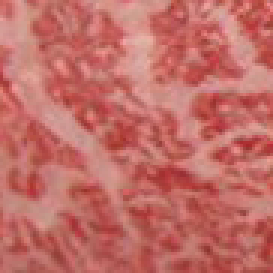
#> input picture TextureClassification/Beef/1.jpg, 91 x 91 px, found by its file name (shown 3 times larger)
$ python example5_3_GLCM_properties.py   (older library calls are emulated)
#> lines starting #> are read from the running program, lines starting #| are printed output that depends on the picture
import matplotlib.pyplot as plt
import numpy as np
import cv2
from skimage.feature import graycomatrix, graycoprops

#download images form https://drive.google.com/file/d/1JfJYr-qJvgt1Jyz-Gop-oRci-TipuQmb/view?usp=sharing

im = cv2.imread("C:\\Users\\Nitro5\\OneDrive\\Documents\\CMU document\\cv\\computer_vision\\TextureClassification\\Beef\\1.jpg")
#> im is the input picture: shape (91, 91, 3); mean B, G, R 102.7, 108.8, 193.6
im_gray = cv2.cvtColor(im,cv2.COLOR_BGR2GRAY)
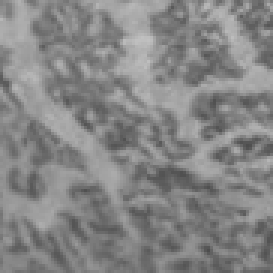
#> im_gray: shape (91, 91) (shown 3 times larger); min 77, max 192, mean 133.5
cv2.imshow("image",im)

L = 10
im_gray = (im_gray/16).astype(np.uint8) # down scale img 256 -> 16
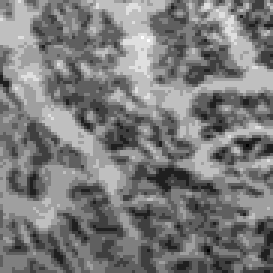
#> im_gray: shape (91, 91) (shown 3 times larger); min 4, max 12, mean 7.87; drawn with min black and max white
glcm = graycomatrix(im_gray, range(1,L+1), [0,np.pi/4,np.pi/2], 16, symmetric=True, normed=True)
print('Shape of GLCM')
print(glcm.shape)
#| (16, 16, 10, 3)

glcm_props = np.zeros(4*L*3)
glcm_props[0:(L*3)] = graycoprops(glcm, 'ASM').reshape(1,-1)[0]
glcm_props[(L*3):(L*3*2)] = graycoprops(glcm, 'contrast').reshape(1,-1)[0]
glcm_props[(L*3*2):(L*3*3)] = graycoprops(glcm, 'homogeneity').reshape(1,-1)[0]
glcm_props[(L*3*3):(L*3*4)] = graycoprops(glcm, 'correlation').reshape(1,-1)[0]

print('Shape of GLCM Stat Feature')
print(glcm_props.shape)

cv2.waitKey(0)
cv2.destroyAllWindows()

$ run again, with TextureClassification/Beef/10.jpg copied over TextureClassification/Beef/1.jpg
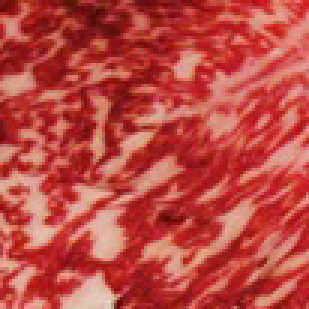
#> input picture TextureClassification/Beef/10.jpg, 103 x 103 px, found by its file name (shown 3 times larger)
#> im is the input picture: shape (103, 103, 3); mean B, G, R 66.4, 73, 189.1
#> `im_gray = cv2.cvtColor(im,cv2.COLOR_BGR2GRAY)`:
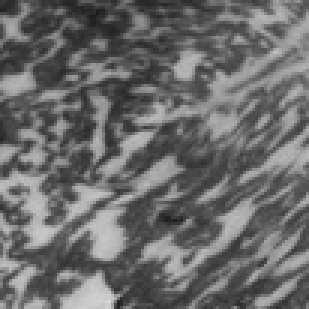
#> im_gray: shape (103, 103) (shown 3 times larger); min 27, max 218, mean 106.9
#> `im_gray = (im_gray/16).astype(np.uint8)`:
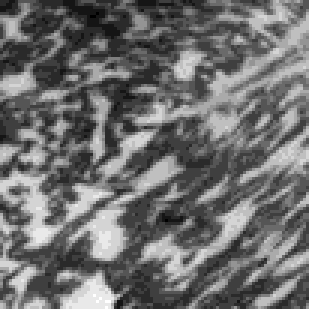
#> im_gray: shape (103, 103) (shown 3 times larger); min 1, max 13, mean 6.21; drawn with min black and max white
#| (16, 16, 10, 3)

$ run again, with TextureClassification/Beef/11.jpg copied over TextureClassification/Beef/1.jpg
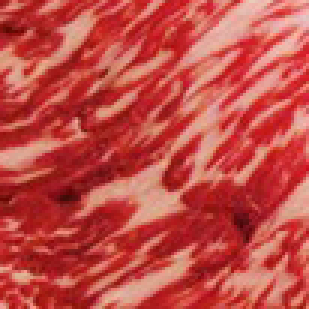
#> input picture TextureClassification/Beef/11.jpg, 103 x 103 px, found by its file name (shown 3 times larger)
#> im is the input picture: shape (103, 103, 3); mean B, G, R 69.8, 75.5, 194.3
#> `im_gray = cv2.cvtColor(im,cv2.COLOR_BGR2GRAY)`:
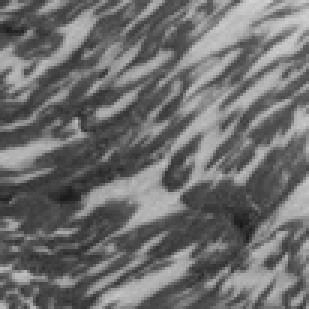
#> im_gray: shape (103, 103) (shown 3 times larger); min 24, max 210, mean 110.3
#> `im_gray = (im_gray/16).astype(np.uint8)`:
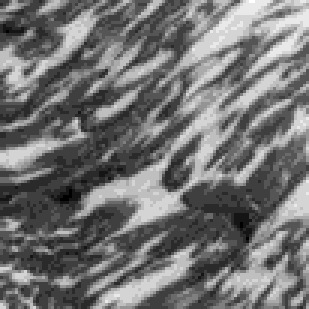
#> im_gray: shape (103, 103) (shown 3 times larger); min 1, max 13, mean 6.43; drawn with min black and max white
#| (16, 16, 10, 3)

$ run again, with TextureClassification/Beef/12.jpg copied over TextureClassification/Beef/1.jpg
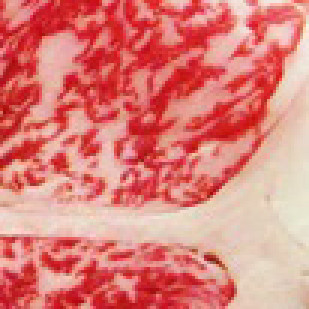
#> input picture TextureClassification/Beef/12.jpg, 103 x 103 px, found by its file name (shown 3 times larger)
#> im is the input picture: shape (103, 103, 3); mean B, G, R 121.5, 128, 221.8
#> `im_gray = cv2.cvtColor(im,cv2.COLOR_BGR2GRAY)`:
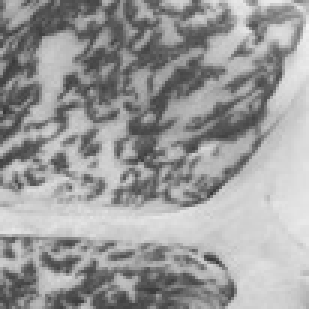
#> im_gray: shape (103, 103) (shown 3 times larger); min 54, max 241, mean 155.3
#> `im_gray = (im_gray/16).astype(np.uint8)`:
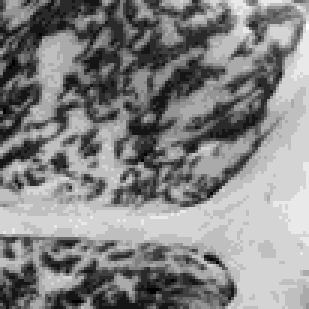
#> im_gray: shape (103, 103) (shown 3 times larger); min 3, max 15, mean 9.24; drawn with min black and max white
#| (16, 16, 10, 3)
